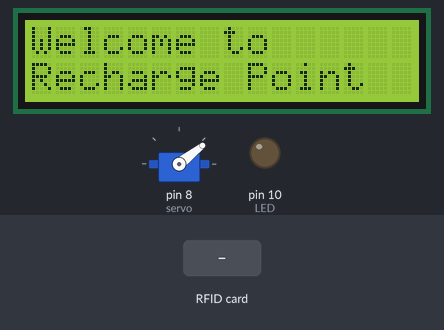
The sketch below on a simulated Arduino Mega 2560, built with avr-gcc and run on an emulated ATmega2560. On the bench: 16×2 character LCD, servo, output pins drawn as LEDs (lit = HIGH). Inputs (shaded band) come from the test bench. Pins used as bus, display or sensor lines are not drawn.

Above: at 1.5 s.
1.6 s: RFID card B0 BA 60 7E held to the reader
At 3.5 s:
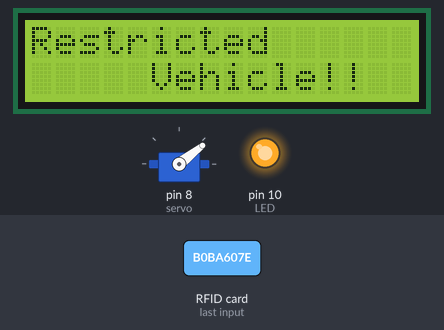
7.0 s: RFID card C0 FA 1A 83 held to the reader
At 9.1 s:
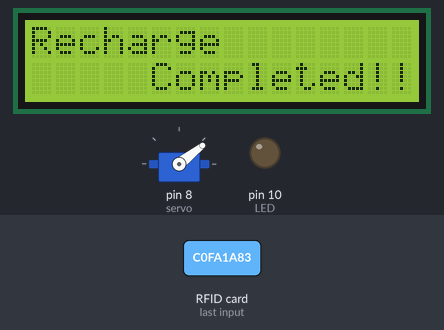
13.0 s: RFID card 5E 7A 19 C4 held to the reader
At 16.9 s:
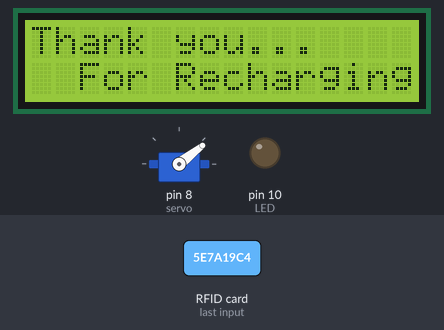
Timing chart, 0 to 18.4 s (numbered marks = the images above; inputs shaded):
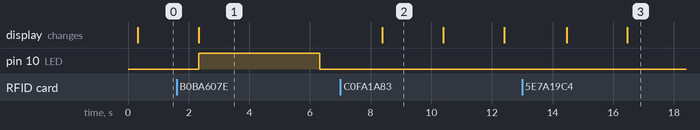

Measured:
- after the input at 1.6 s, pin 10 (LED): LOW → HIGH after 0.73 s, → LOW 4.0 s later; the display: changes after 0.73 s (image 1)
- after the input at 7.0 s, the display: changes after 1.4 s (image 2)
- after the input at 13.0 s, the display: first changes after 1.5 s (image 3 shows a later state)
- what the display in image 2 shows lasts 2.0 s, from 8.4 s to 10.4 s

The sketch:

Rechargepoint.ino
```cpp
#include<Servo.h>
#include <LiquidCrystal.h>
#include "SPI.h"
#include "MFRC522.h"
#define LED 10
#define SS_PIN 53
#define RST_PIN 42
String str[10] = {"C0:FA:1A:83", "B0:BA:60:7E"};
LiquidCrystal lcd(1, 2, 4, 5, 6, 7);
int money[10] = {0,0};
int chk = 0;
int cnt = 0;
MFRC522 rfid(SS_PIN, RST_PIN);

MFRC522::MIFARE_Key key;
Servo servo;
int angle;
int isObstaclePin = 9;  // This is our input pin
int isObstacle = HIGH;  // HIGH MEANS NO OBSTACLE

void setup() {

  lcd.begin(16, 2);
  pinMode(isObstaclePin, INPUT);
  pinMode(LED, OUTPUT);
  servo.attach(8);
  servo.write(38);
  ///Serial.begin(9600);

  ///while (! Serial);


  delay(200);// sets the digital pin as output
  SPI.begin();
  rfid.PCD_Init();

}
void Alarm()
{
  lcd.clear();
  lcd.print("Restricted ");
  lcd.setCursor(0, 1);

  lcd.print("     Vehicle!!");
  Serial.println("I am in Alarm");
  digitalWrite(LED, HIGH);
  delay(4000);
  digitalWrite(LED, LOW);

  Check();

}
void Check()
{
  Serial.println("I am in check");
  if (!rfid.PICC_IsNewCardPresent() || !rfid.PICC_ReadCardSerial()) {
    delay(500);
    Check();
  }

  // Serial.print(F("PICC type: "));
  MFRC522::PICC_Type piccType = rfid.PICC_GetType(rfid.uid.sak);
  // Serial.println(rfid.PICC_GetTypeName(piccType));

  // Check is the PICC of Classic MIFARE type
  if (piccType != MFRC522::PICC_TYPE_MIFARE_MINI &&
      piccType != MFRC522::PICC_TYPE_MIFARE_1K &&
      piccType != MFRC522::PICC_TYPE_MIFARE_4K) {
    Serial.println(F("Your tag is not of type MIFARE Classic."));
    return;
  }

  String strID = "";
  for (byte i = 0; i < 4; i++) {
    strID +=
      (rfid.uid.uidByte[i] < 0x10 ? "0" : "") +
      String(rfid.uid.uidByte[i], HEX) +
      (i != 3 ? ":" : "");
  }
  strID.toUpperCase();
  Serial.print("Tap card key: ");
  Serial.println(strID);

  rfid.PICC_HaltA();
  rfid.PCD_StopCrypto1();
   if (strID == "B0:BA:60:7E") Alarm();
  for (int i = 0; i < 10; i++) {
    if (strID == str[i]) cnt = i;
  }

   delay(1000);
  money[cnt]+=100;
  lcd.clear();
  lcd.print("Recharge   ");
  lcd.setCursor(0, 1);

  lcd.print("     Completed!!");
    delay(2000);
    lcd.clear();
  lcd.print("Thank you...");
  lcd.setCursor(0, 1);
  lcd.print("  For Recharging");
  delay(2000);

  ////serial.println("Here");
 Welcome1();

}

void Welcome()
{
  lcd.clear();
  lcd.print("Welcome to");
  lcd.setCursor(0, 1);
  lcd.print("Recharge Point");

}

void Welcome1()
{
  lcd.clear();
  lcd.print("Welcome to");
  lcd.setCursor(0, 1);
  lcd.print("  Recharge Point");
Check();
}
void loop() {
  Welcome();
  delay(2000);
  Check();

}
```
